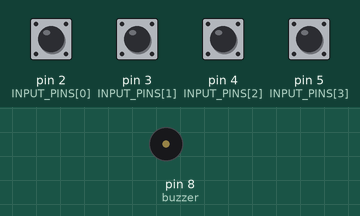
The sketch below on a simulated Arduino Uno, built with avr-gcc and run on an emulated ATmega328P. On the bench: buzzer (waves = sounding). The test bench sets the inputs (shaded band); at power-on: pin 2 (INPUT_PINS[0]), pin 3 (INPUT_PINS[1]), pin 4 (INPUT_PINS[2]), pin 5 (INPUT_PINS[3]) HIGH.

Above: at 1.2 s.
1.3 s: pin 2 (INPUT_PINS[0]) pulled LOW for 0.15 s
At 1.37 s:
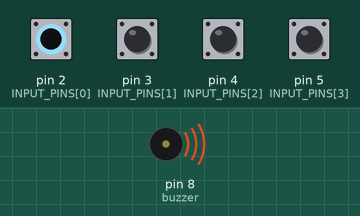
Timing chart, 0 to 4.3 s (numbered marks = the images above; inputs shaded):
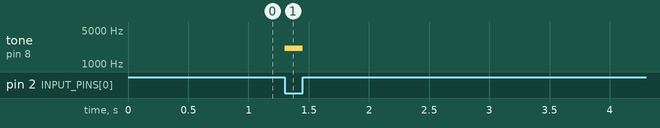

Measured:
- after the input at 1.3 s, tone on pin 8 (buzzer): silent → 2093 Hz at once, → silent 0.15 s later

The sketch:

DigitalPiano.ino
```cpp
const int INPUT_PINS[4] = {2, 3, 4, 5};
const int nPins = 4;
int duration = 500;

#include <Arduino.h>

#define TONE_USE_INT
#define TONE_PITCH 440
#include <Pitch.h>

int melody[] = {

  // Dart Vader theme (Imperial March) - Star wars
  // Score available at https://musescore.com/user/202909/scores/1141521
  // The tenor saxophone part was used

  NOTE_AS4, 8, NOTE_AS4, 8, NOTE_AS4, 8, //1
  NOTE_F5, 2, NOTE_C6, 2,
  NOTE_AS5, 8, NOTE_A5, 8, NOTE_G5, 8, NOTE_F6, 2, NOTE_C6, 4,
  NOTE_AS5, 8, NOTE_A5, 8, NOTE_G5, 8, NOTE_F6, 2, NOTE_C6, 4,
  NOTE_AS5, 8, NOTE_A5, 8, NOTE_AS5, 8, NOTE_G5, 2, NOTE_C5, 8, NOTE_C5, 8, NOTE_C5, 8,
  NOTE_F5, 2, NOTE_C6, 2,
  NOTE_AS5, 8, NOTE_A5, 8, NOTE_G5, 8, NOTE_F6, 2, NOTE_C6, 4,

  NOTE_AS5, 8, NOTE_A5, 8, NOTE_G5, 8, NOTE_F6, 2, NOTE_C6, 4, //8
  NOTE_AS5, 8, NOTE_A5, 8, NOTE_AS5, 8, NOTE_G5, 2, NOTE_C5, -8, NOTE_C5, 16,
  NOTE_D5, -4, NOTE_D5, 8, NOTE_AS5, 8, NOTE_A5, 8, NOTE_G5, 8, NOTE_F5, 8,
  NOTE_F5, 8, NOTE_G5, 8, NOTE_A5, 8, NOTE_G5, 4, NOTE_D5, 8, NOTE_E5, 4, NOTE_C5, -8, NOTE_C5, 16,
  NOTE_D5, -4, NOTE_D5, 8, NOTE_AS5, 8, NOTE_A5, 8, NOTE_G5, 8, NOTE_F5, 8,

  NOTE_C6, -8, NOTE_G5, 16, NOTE_G5, 2, 0, 8, NOTE_C5, 8, //13
  NOTE_D5, -4, NOTE_D5, 8, NOTE_AS5, 8, NOTE_A5, 8, NOTE_G5, 8, NOTE_F5, 8,
  NOTE_F5, 8, NOTE_G5, 8, NOTE_A5, 8, NOTE_G5, 4, NOTE_D5, 8, NOTE_E5, 4, NOTE_C6, -8, NOTE_C6, 16,
  NOTE_F6, 4, NOTE_DS6, 8, NOTE_CS6, 4, NOTE_C6, 8, NOTE_AS5, 4, NOTE_GS5, 8, NOTE_G5, 4, NOTE_F5, 8,
  NOTE_C6, 1

};

int melody_keyboard[] = {
  NOTE_C7, NOTE_D7, NOTE_E7, NOTE_G7,
};

void setup() {
  //start serial connection
  Serial.begin(9600);
  //configure pin 2 as an input and enable the internal pull-up resistor
  for ( int i = 0; i < nPins; i++) {
    pinMode(INPUT_PINS[i], INPUT_PULLUP);
  }
  pinMode(8, OUTPUT);
}
// change this to make the song slower or faster
int tempo = 108;

// change this to whichever pin you want to use
int buzzer = 8;
// sizeof gives the number of bytes, each int value is composed of two bytes (16 bits)
// there are two values per note (pitch and duration), so for each note there are four bytes
int notes = sizeof(melody) / sizeof(melody[0]) / 2;

// this calculates the duration of a whole note in ms
int wholenote = (60000 * 4) / tempo;

int divider = 0, noteDuration = 0;

void playSong2() {
  // iterate over the notes of the melody.
  // Remember, the array is twice the number of notes (notes + durations)
  for (int thisNote = 0; thisNote < notes * 2; thisNote = thisNote + 2) {

    // calculates the duration of each note
    divider = melody[thisNote + 1];
    if (divider > 0) {
      // regular note, just proceed
      noteDuration = (wholenote) / divider;
    } else if (divider < 0) {
      // dotted notes are represented with negative durations!!
      noteDuration = (wholenote) / abs(divider);
      noteDuration *= 1.5; // increases the duration in half for dotted notes
    }

    // we only play the note for 90% of the duration, leaving 10% as a pause
    tone(buzzer, melody[thisNote], noteDuration * 0.9);

    // Wait for the specief duration before playing the next note.
    delay(noteDuration);

    // stop the waveform generation before the next note.
    noTone(buzzer);
  }
}

void loop() {
  for ( int i = 0; i < nPins; i++) {
    while (digitalRead(INPUT_PINS[i]) == LOW)
    {
      tone(buzzer, melody_keyboard[i]);
    }
  }
  noTone(buzzer);

}
```
